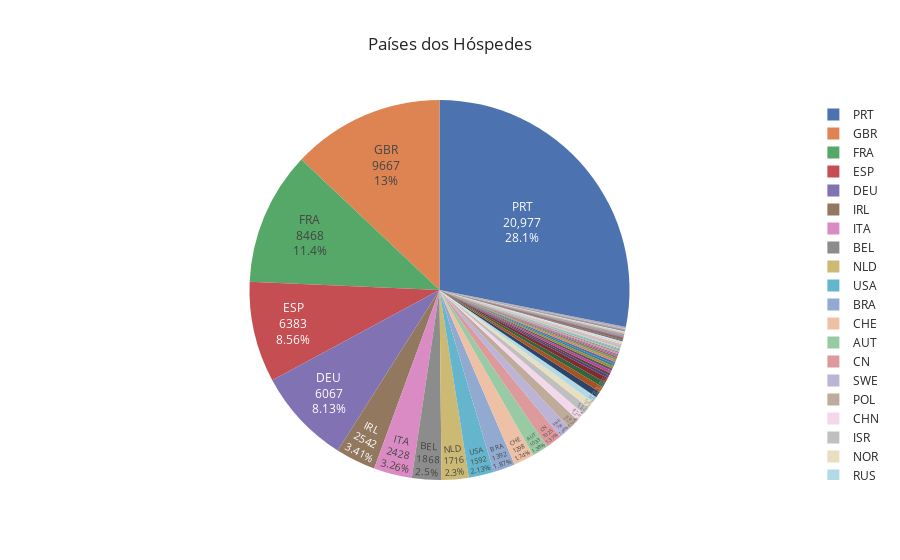

This figure's notebook cell:
### Code cell
pie = px.pie(countries, values="Guests", names="Country", title="Países dos Hóspedes", template="seaborn")
pie.update_traces(textposition="inside", textinfo="value+percent+label")
pie.show()

### Figure 1 — Plotly figure (JSON) as saved in the notebook; plotly's stock layout.template omitted (floating-point values rounded to 4 significant figures; data arrays with more than 128 entries replaced by an {"elided": "..."} marker saying what was removed)
{"data": [{"domain": {"x": [0, 1], "y": [0, 1]}, "hovertemplate": "Country=%{label}<br>Guests=%{value}<extra></extra>", "labels": {"elided": "165 str values"}, "legendgroup": "", "name": "", "showlegend": true, "textinfo": "value+percent+label", "textposition": "inside", "type": "pie", "values": {"elided": "165 int values"}}], "layout": {"legend": {"tracegroupgap": 0}, "title": {"text": "Países dos Hóspedes"}}}
